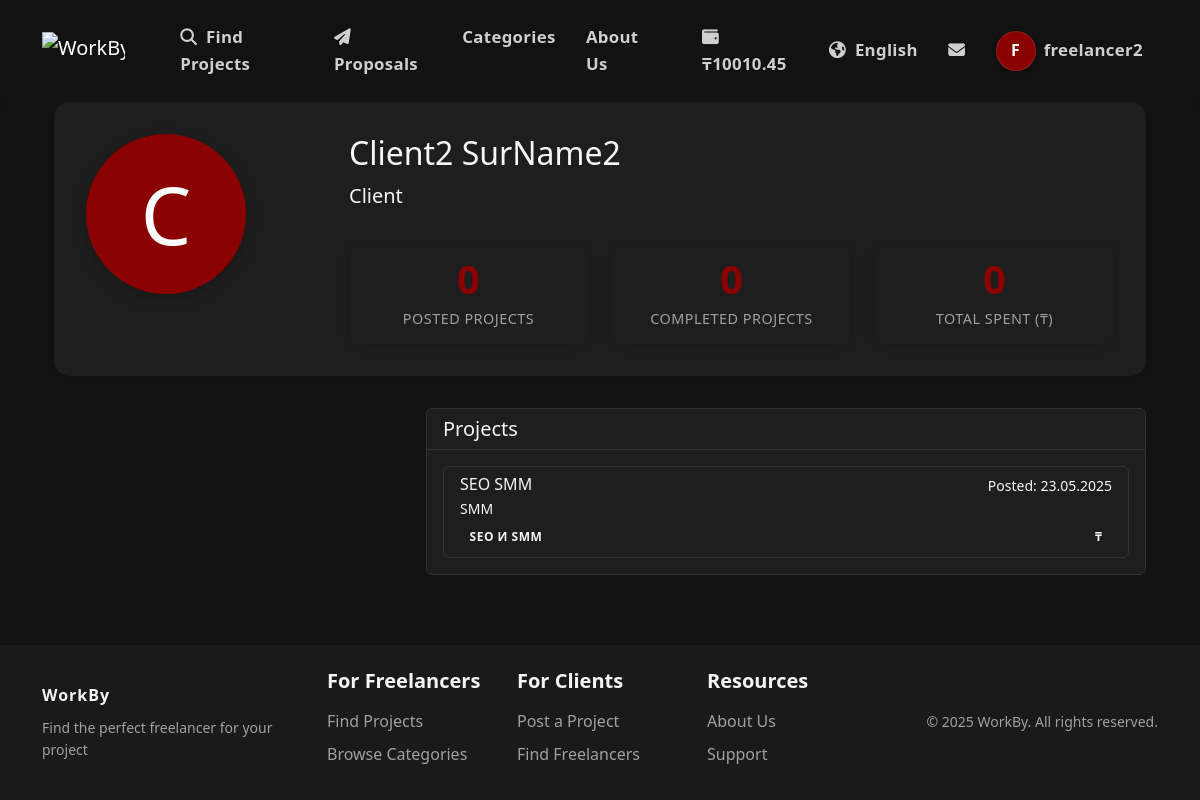
Page /en/accounts/client/client2/ (signed in) on the committed database.
### payments/models.py (models this page shows, shortened)
class Wallet(models.Model):
    user = models.OneToOneField(
        settings.AUTH_USER_MODEL,
        on_delete=models.CASCADE,
        related_name='wallet'
    )
    balance = models.DecimalField(_('Balance'), max_digits=10, decimal_places=2, default=0)
    is_active = models.BooleanField(_('Active'), default=True)
    created_at = models.DateTimeField(_('Created At'), auto_now_add=True)
    updated_at = models.DateTimeField(_('Updated At'), auto_now=True)
    class Meta:
        verbose_name = _('Wallet')
        verbose_name_plural = _('Wallets')

### accounts/models.py (models this page shows, shortened)
class User(AbstractUser):
    USER_TYPE_CHOICES = (
        ('client', _('Client')),
        ('freelancer', _('Freelancer')),
    )
    LANGUAGE_CHOICES = (
        ('en', _('English')),
        ('ru', _('Russian')),
        ('kk', _('Kazakh')),
    )
    user_type = models.CharField(_('User Type'), max_length=10, choices=USER_TYPE_CHOICES, default='client')
    bio = models.TextField(_('Biography'), blank=True)
    avatar = models.ImageField(_('Avatar'), upload_to='avatars/', blank=True, null=True)
    phone_number = models.CharField(_('Phone Number'), max_length=15, blank=True)
    preferred_language = models.CharField(_('Preferred Language'), max_length=2, choices=LANGUAGE_CHOICES, default='en')
    dark_mode = models.BooleanField(_('Dark Mode'), default=False)
    skills = models.TextField(_('Skills'), blank=True)
    hourly_rate = models.DecimalField(_('Hourly Rate'), max_digits=10, decimal_places=2, null=True, blank=True)
    company_name = models.CharField(_('Company Name'), max_length=100, blank=True)
    def get_full_name(self):
        if self.first_name or self.last_name:
            return f"{self.first_name} {self.last_name}".strip()
        return self.username
    @property
    def is_client(self):
        return self.user_type == 'client'
    @property
    def is_freelancer(self):
        return self.user_type == 'freelancer'

### jobs/models.py (models this page shows, shortened)
class Project(models.Model):
    STATUS_CHOICES = (
        ('draft', _('Draft')),
        ('open', _('Open')),
        ('in_progress', _('In Progress')),
        ('completed', _('Completed')),
        ('cancelled', _('Cancelled')),
    )
    BUDGET_TYPE_CHOICES = (
        ('fixed', _('Fixed Price')),
        ('hourly', _('Hourly Rate')),
    )
    title = models.CharField(_('Title'), max_length=200)
    description = models.TextField(_('Description'))
    client = models.ForeignKey(
        settings.AUTH_USER_MODEL,
        on_delete=models.CASCADE,
        related_name='client_projects'
    )
    category = models.ForeignKey(
        Category,
        on_delete=models.CASCADE,
        related_name='projects'
    )
    tags = models.ManyToManyField(
        Tag,
        blank=True,
        related_name='projects'
    )
    budget_type = models.CharField(
        _('Budget Type'),
        max_length=10,
        choices=BUDGET_TYPE_CHOICES
    )
    budget_min = models.DecimalField(
        _('Minimum Budget'),
        max_digits=10,
        decimal_places=2
    )
    budget_max = models.DecimalField(
        _('Maximum Budget'),
        max_digits=10,
        decimal_places=2
    )
    deadline = models.DateTimeField(_('Deadline'), null=True, blank=True)
    status = models.CharField(
        _('Status'),
        max_length=20,
        choices=STATUS_CHOICES,
        default='draft'
    )
    created_at = models.DateTimeField(_('Created At'), auto_now_add=True)
    updated_at = models.DateTimeField(_('Updated At'), auto_now=True)
    location_required = models.CharField(_('Location Required'), max_length=100, blank=True)
    is_remote = models.BooleanField(_('Remote Job'), default=True)
    experience_required = models.CharField(_('Experience Required'), max_length=100, blank=True)
    is_private = models.BooleanField(_('Private Project'), default=False, help_text=_('Private projects are only visible to invited freelancers'))
    class Meta:
        verbose_name = _('Project')
        verbose_name_plural = _('Projects')
        ordering = ['-created_at']

class Category(models.Model):
    name = models.CharField(_('Name'), max_length=100)
    name_en = models.CharField(_('Name (English)'), max_length=100, blank=True)
    name_ru = models.CharField(_('Name (Russian)'), max_length=100, blank=True)
    name_kk = models.CharField(_('Name (Kazakh)'), max_length=100, blank=True)
    slug = models.SlugField(_('Slug'), max_length=100, unique=True)
    description = models.TextField(_('Description'), blank=True)
    class Meta:
        verbose_name = _('Category')
        verbose_name_plural = _('Categories')
        ordering = ['name']

### accounts/views.py (the view)
# urls.py: path('client/<str:username>/', views.client_detail_view, name='client_detail'),
def client_detail_view(request, username):
    client = get_object_or_404(User, username=username, user_type='client')
    profile = ClientProfile.objects.get(user=client)
    recent_projects = Project.objects.filter(client=client, is_private=False).order_by('-created_at')[:5]
    context = {
        'client': client,
        'profile': profile,
        'recent_projects': recent_projects,
    }
    return render(request, 'accounts/client_detail.html', context)

### jobs/context_processors.py (called while the page is built)
def contracts_processor(request):
    context = {
        'has_contracts': False,
    }
    if request.user.is_authenticated:
        contracts_exist = Contract.objects.filter(
            models.Q(client=request.user) | models.Q(freelancer=request.user)
        ).exists()
        context['has_contracts'] = contracts_exist
    return context

### payments/context_processors.py (called while the page is built)
def wallet_balance(request):
    if request.user.is_authenticated:
        wallet, _ = Wallet.objects.get_or_create(user=request.user)
        return {'user_balance': wallet.balance}
    return {'user_balance': None}

### templates/accounts/client_detail.html (shortened to what this page needs)
{% extends 'base.html' %}
{% load i18n %}
{% load static %}
{% block content %}
<div class="container">
    <div class="profile-header shadow-sm">
        <div class="row">
            <div class="col-md-3 text-center">
                {% if client.avatar %}
                    <img src="{{ client.avatar.url }}" alt="{{ client.username }}" class="profile-avatar">
                {% else %}
                    <div class="profile-avatar d-flex align-items-center justify-content-center bg-primary text-white">
                        <span style="font-size: 80px;">{{ client.username.0|upper }}</span>
                    </div>
                {% endif %}
            </div>
            <div class="col-md-9">
                <div class="d-flex justify-content-between align-items-start">
                    <div>
                        <h2>{{ client.get_full_name|default:client.username }}</h2>
                        <p class="lead">
                            {% if client.company_name %}
                                {{ client.company_name }}
                            {% else %}
                                {% trans "Client" %}
                            {% endif %}
                        </p>
                    </div>
                </div>
                <div class="row mt-3">
                    <div class="col-md-4">
                        <div class="stat-item">
                            <div class="count">{{ profile.projects_count|default:0 }}</div>
                            <div class="stat-label">{% trans "Posted Projects" %}</div>
                        </div>
                    </div>
                    <div class="col-md-4">
                        <div class="stat-item">
                            <div class="count">{{ profile.completed_projects_count|default:0 }}</div>
                            <div class="stat-label">{% trans "Completed Projects" %}</div>
                        </div>
                    </div>
                    <div class="col-md-4">
                        <div class="stat-item">
                            <div class="count">{{ profile.total_spent|default:0|floatformat:0 }}</div>
                            <div class="stat-label">{% trans "Total Spent (₸)" %}</div>
                        </div>
                    </div>
                </div>
            </div>
        </div>
    </div>
    <div class="row">
        <div class="col-md-4">
        </div>
        <div class="col-md-8">
            <div class="card mb-4">
                <div class="card-header bg-primary text-white">
                    <h5 class="mb-0">{% trans "Projects" %}</h5>
                </div>
                <div class="card-body">
                    {% if recent_projects %}
                        <div class="list-group">
                            {% for project in recent_projects %}
                                <a href="{% url 'jobs:project_detail' project.id %}" class="list-group-item list-group-item-action">
                                    <div class="d-flex w-100 justify-content-between">
                                        <h6 class="mb-1">{{ project.title }}</h6>
                                        <small>{% trans "Posted" %}: {{ project.created_at|date:"d.m.Y" }}</small>
                                    </div>
                                    <p class="mb-1 small">{{ project.description|truncatewords:20 }}</p>
                                    <div class="d-flex justify-content-between align-items-center">
                                        <span class="badge bg-primary">{{ project.category.name }}</span>
                                        <span class="badge bg-success">{{ project.budget|floatformat:0 }} ₸</span>
                                    </div>
                                </a>
                            {% endfor %}
                        </div>
                    {% else %}
                        <p class="text-center py-4">{% trans "No public projects available." %}</p>
                    {% endif %}
                </div>
            </div>
        </div>
    </div>
</div>
{% endblock %}

### templates/includes/header.html (shortened to what this page needs)
{% load i18n %}
{% load static %}
<nav class="navbar navbar-expand-lg navbar-dark bg-dark border-bottom py-3">
    <div class="container">
        <a class="navbar-brand" href="{% url 'jobs:home' %}">
            <img src="{% static 'img/logo.png' %}" alt="WorkBy" height="40" class="d-inline-block align-text-top me-2">
        </a>
        <div class="collapse navbar-collapse" id="navbarSupportedContent">
            <ul class="navbar-nav me-auto mb-2 mb-lg-0">
                {% if user.is_authenticated %}
                    <li class="nav-item">
                        <a class="nav-link" href="{% url 'jobs:project_list' %}"><i class="fas fa-search me-1"></i> {% trans "Find Projects" %}</a>
                    </li>
                    <li class="nav-item">
                        <a class="nav-link" href="{% url 'jobs:my_proposals' %}">
                            <i class="fas fa-paper-plane me-1"></i> {% trans "Proposals" %}
                        </a>
                    </li>
                    <li class="nav-item">
                        <a class="nav-link" href="{% url 'jobs:categories' %}">{% trans "Categories" %}</a>
                    </li>
                    <li class="nav-item">
                        <a class="nav-link" href="{% url 'jobs:about' %}">{% trans "About Us" %}</a>
                    </li>
                {% endif %}
            </ul>
            <ul class="navbar-nav ml-auto align-items-center">
                {% if user.is_authenticated and user_balance is not None %}
                <li class="nav-item me-3">
                    <a href="{% url 'payments:wallet' %}" class="nav-link">
                        <i class="fas fa-wallet me-1"></i>
                        <span class="fw-bold">₸{{ user_balance }}</span>
                    </a>
                </li>
                {% endif %}
                <li class="nav-item dropdown">
                    <a class="nav-link dropdown-toggle" href="#" id="languageDropdown" role="button" data-bs-toggle="dropdown" aria-expanded="false">
                        <i class="fas fa-globe-americas me-1"></i>
                        {% get_current_language as CURRENT_LANGUAGE %}
                        {% if CURRENT_LANGUAGE == 'en' %}
                            {% trans "English" %}
                        {% elif CURRENT_LANGUAGE == 'ru' %}
                            {% trans "Russian" %}
                        {% elif CURRENT_LANGUAGE == 'kk' %}
                            {% trans "Kazakh" %}
                        {% endif %}
                    </a>
                </li>
                {% if user.is_authenticated %}
                    <li class="nav-item d-none d-lg-block">
                        <a class="nav-link" href="{% url 'chat:inbox' %}" title="{% trans 'Messages' %}">
                            <i class="fas fa-envelope"></i>
                        </a>
                    </li>
                    <li class="nav-item dropdown">
                        <a class="nav-link dropdown-toggle d-flex align-items-center" href="#" id="navbarDropdown" role="button" data-bs-toggle="dropdown" aria-expanded="false">
                            <div class="avatar avatar-md me-2">
                                {% if user.avatar %}
                                    <img src="{{ user.avatar.url }}" alt="{{ user.get_full_name|default:user.username }}">
                                {% else %}
                                    {{ user.get_full_name|slice:":1"|upper|default:user.username|slice:":1"|upper }}
                                {% endif %}
                            </div>
                            <span>{{ user.username }}</span>
                        </a>
                    </li>
                {% endif %}
            </ul>
        </div>
    </div>
</nav>

### templates/base.html (style rules this page uses)
.avatar { background-color: #8B0000; border-radius: 50%; display: flex; align-items: center; justify-content: center; color: white; font-weight: bold; overflow: hidden; border: 1px solid rgba(255, 255, 255, 0.1); box-shadow: 0 2px 6px rgba(0, 0, 0, 0.2); transition: transform 0.2s ease; }
.avatar-md { width: 40px; height: 40px; font-size: 16px; }

### rows in the picture
Wallet: balance "10010.45"
User: get_full_name "F", username "freelancer2"
User: username.0 "C", get_full_name "Client2 SurName2"
Project: title "SEO SMM", created_at "23.05.2025", description "SMM", category.name "SEO И SMM"
